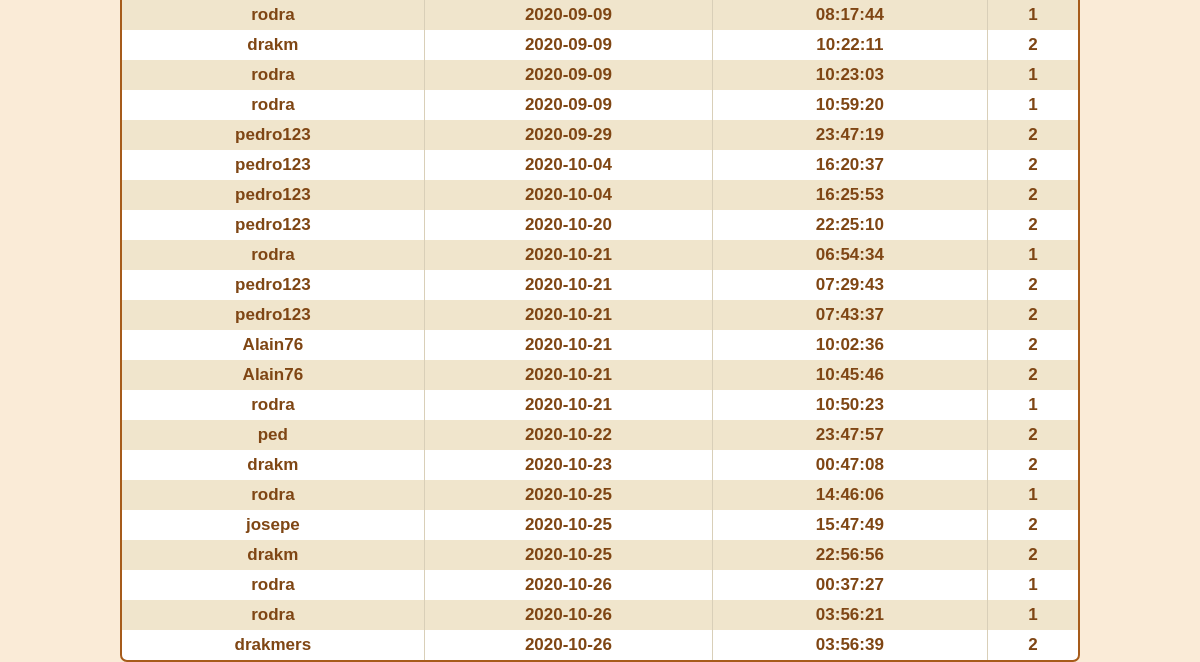
Before: /adm/lista_accesos.php (signed in, lower part) with the older database file.
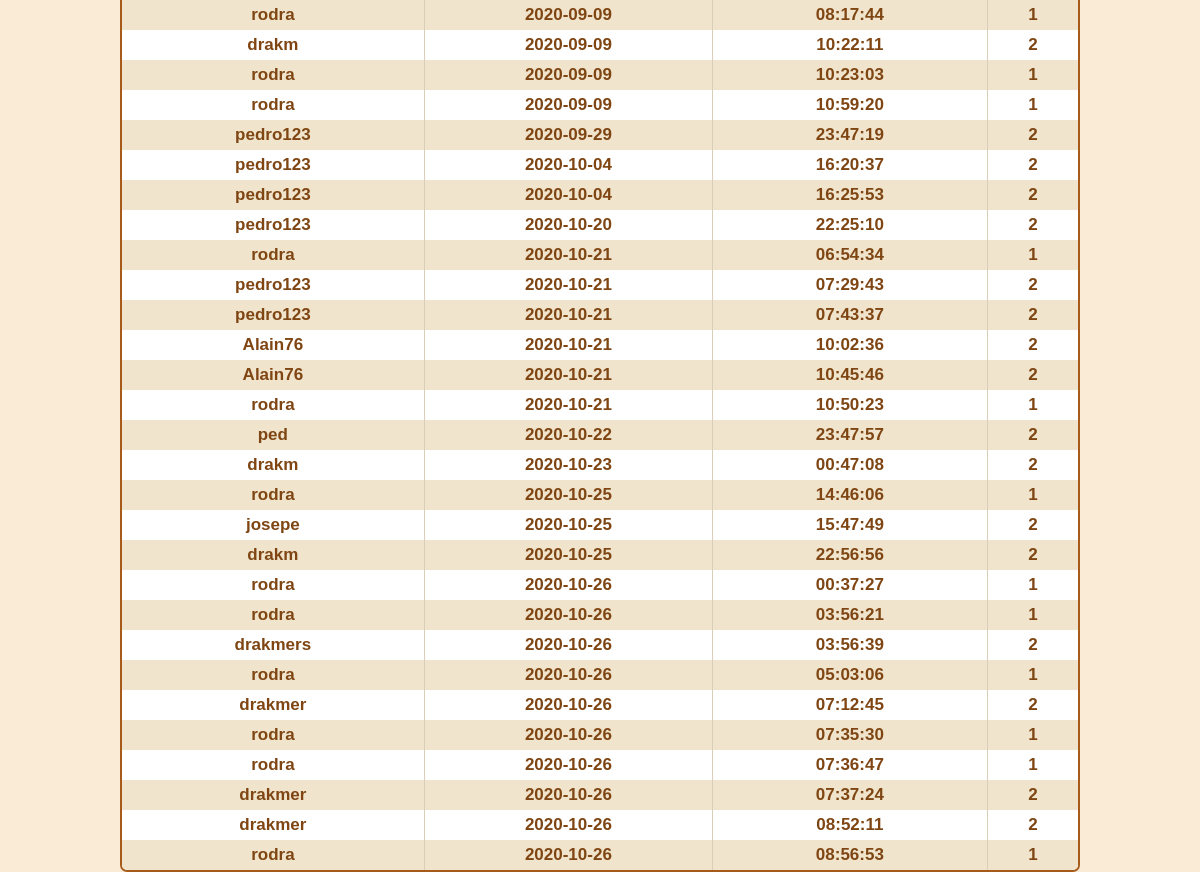
After: the same page with the newer database file.
### tables this page shows
CREATE TABLE IF NOT EXISTS `accesos` (
  `id_a` int(11) NOT NULL AUTO_INCREMENT,
  `nuser` varchar(25) NOT NULL,
  `fecha_a` date NOT NULL,
  `hora_a` time NOT NULL,
  `tipo` int(1) NOT NULL,
  PRIMARY KEY (`id_a`)
);

### adm/lista_accesos.php (the view, shortened to what this page needs)
<?php
    require_once '../helper/control_adm.php';
    $sql="SELECT * FROM accesos";
    $listado=$conn->query($sql);
?>
<!DOCTYPE html>
<html lang="es">
<head>
    <link rel="stylesheet" href="../style/style.css">
    <link rel="stylesheet" href="../style/style1.css">
</head>
<body>
    <center>
        <br>
        <br>
        <div class="datagrid">
        <table>
            <tbody>
                <?php
                if($listado->num_rows>0){
                    $ban=0;
                    while ($row=$listado->fetch_assoc()){
                        if ($ban%2==0) {
                ?>
                <tr>
                    <td><?php echo $row['nuser'];?></td>
                    <td><?php echo $row['fecha_a'];?></td>
                    <td><?php echo $row['hora_a'];?></td>
                    <td><?php echo $row['tipo'];?></td>
                </tr>
                <?php
                    $ban++;
                    }
                    else{?>
                        <tr class="alt">
                            <td><?php echo $row['nuser'];?></td>
                            <td><?php echo $row['fecha_a'];?></td>
                            <td><?php echo $row['hora_a'];?></td>
                            <td><?php echo $row['tipo'];?></td>
                        </tr>
                    <?php
                    $ban++;}
                    }
                }
                else{
                    echo "No existen datos en la tabla";
                }
                ?>
            </tbody>
        </table>
        </div>
    </center>
</body>
</html>

Changed rows visible on the page:
added accesos: nuser "rodra", fecha_a "2020-10-26", hora_a "05:03:06", tipo "1"
added accesos: nuser "drakmer", fecha_a "2020-10-26", hora_a "07:12:45", tipo "2"
added accesos: nuser "rodra", fecha_a "2020-10-26", hora_a "07:35:30", tipo "1"
added accesos: nuser "rodra", fecha_a "2020-10-26", hora_a "07:36:47", tipo "1"
added accesos: nuser "drakmer", fecha_a "2020-10-26", hora_a "07:37:24", tipo "2"
added accesos: nuser "drakmer", fecha_a "2020-10-26", hora_a "08:52:11", tipo "2"
added accesos: nuser "rodra", fecha_a "2020-10-26", hora_a "08:56:53", tipo "1"
